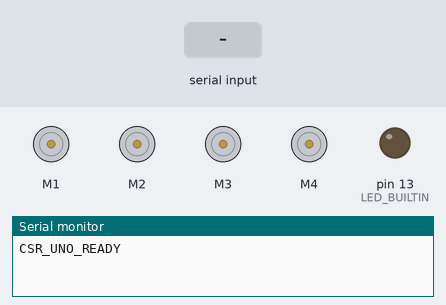
Bench run of a sketch on a simulated Arduino Uno, built with avr-gcc and run on an emulated ATmega328P. Parts: 4 × DC motor (green arrow = forward, orange = backward, longer = faster), output pins drawn as LEDs (lit = HIGH), the last lines printed to the serial monitor. The test bench sets the inputs (shaded band).

Above: at 1.3 s.
1.4 s: "1\n" received over Serial
At 1.63 s:
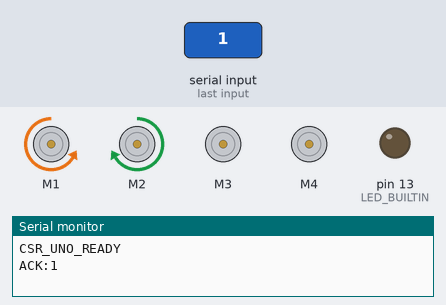
3.3 s: "2\n" received over Serial
At 3.53 s:
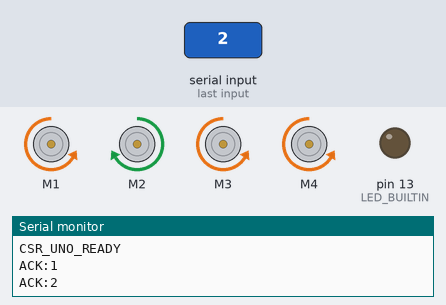
5.2 s: "3\n" received over Serial
At 5.43 s:
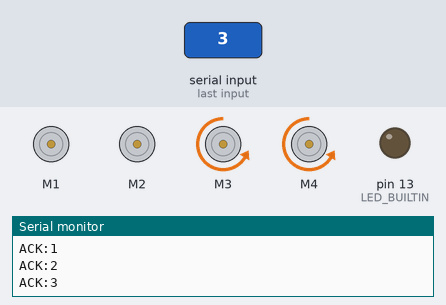
7.1 s: "4\n" received over Serial
At 7.33 s:
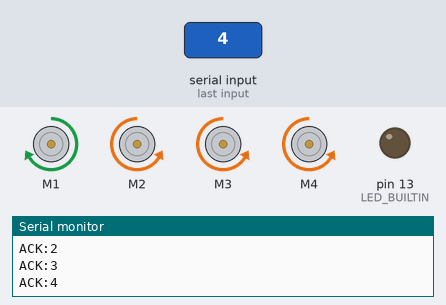
9.0 s: "5\n" received over Serial
At 10.0 s:
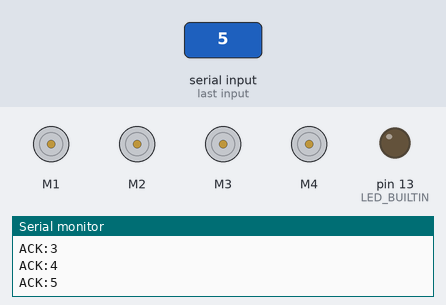
10.5 s: "6\n" received over Serial
At 10.73 s:
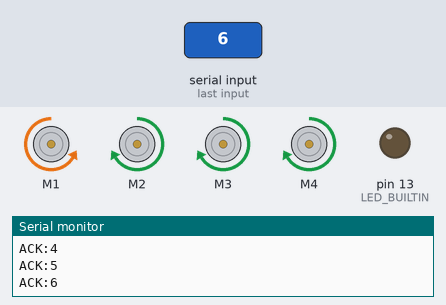
Timing chart, 0 to 13.4 s (numbered marks = the images above; inputs shaded):
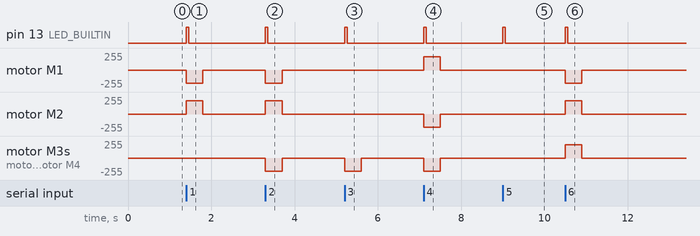

Measured:
- after the input at 1.4 s, pin 13 (LED_BUILTIN): LOW → HIGH at once, → LOW 0.06 s later; motor M1: stopped → backward 200/255 at once, → stopped 0.40 s later; motor M2: stopped → forward 200/255 at once, → stopped 0.40 s later
- after the input at 3.3 s, pin 13 (LED_BUILTIN): LOW → HIGH at once, → LOW 0.06 s later; motor M1, motor M3, motor M4: stopped → backward 200/255 at once, → stopped 0.40 s later; motor M2: stopped → forward 200/255 at once, → stopped 0.40 s later
- after the input at 5.2 s, pin 13 (LED_BUILTIN): LOW → HIGH at once, → LOW 0.06 s later; motor M3, motor M4: stopped → backward 200/255 at once, → stopped 0.40 s later
- after the input at 7.1 s, pin 13 (LED_BUILTIN): LOW → HIGH at once, → LOW 0.06 s later; motor M1: stopped → forward 200/255 at once, → stopped 0.40 s later; motor M2–4: stopped → backward 200/255 at once, → stopped 0.40 s later
- after the input at 9.0 s, pin 13 (LED_BUILTIN): LOW → HIGH at once, → LOW 0.06 s later
- after the input at 10.5 s, pin 13 (LED_BUILTIN): LOW → HIGH at once, → LOW 0.06 s later; motor M1: stopped → backward 200/255 at once, → stopped 0.40 s later; motor M2–4: stopped → forward 200/255 at once, → stopped 0.40 s later

The sketch:

c002_uno_baseline.ino
```cpp
#include <Tyler_1.h>

static const unsigned long SERIAL_BAUD = 115200UL;
static const unsigned long COMMAND_TIMEOUT_MS = 400UL;
static const unsigned long LED_PULSE_MS = 60UL;

Tyler_1 tyler_1(1, 0, 1, 1, 200, 255, 255, 255);

unsigned long lastCommandAtMs = 0;
unsigned long ledOffAtMs = 0;
bool motionCommandActive = false;

bool isSupportedCommand(char command) {
  switch (command) {
    case '1':
    case '2':
    case '3':
    case '4':
    case '5':
    case '6':
    case '7':
    case '8':
    case '9':
      return true;
    default:
      return false;
  }
}

void pulseStatusLed() {
  digitalWrite(LED_BUILTIN, HIGH);
  ledOffAtMs = millis() + LED_PULSE_MS;
}

void updateStatusLed() {
  if (ledOffAtMs != 0 && (long)(millis() - ledOffAtMs) >= 0) {
    digitalWrite(LED_BUILTIN, LOW);
    ledOffAtMs = 0;
  }
}

void applyManualCommand(char command) {
  switch (command) {
    case '8':
      tyler_1.forward();
      motionCommandActive = true;
      break;
    case '2':
      tyler_1.backward();
      motionCommandActive = true;
      break;
    case '4':
      tyler_1.turnL();
      motionCommandActive = true;
      break;
    case '6':
      tyler_1.turnR();
      motionCommandActive = true;
      break;
    case '5':
      tyler_1.stop();
      motionCommandActive = false;
      break;
    case '7':
      tyler_1.forwardL();
      motionCommandActive = true;
      break;
    case '9':
      tyler_1.forwardR();
      motionCommandActive = true;
      break;
    case '1':
      tyler_1.backwardR();
      motionCommandActive = true;
      break;
    case '3':
      tyler_1.backwardL();
      motionCommandActive = true;
      break;
  }
}

void reportValidCommand(char command) {
  Serial.print(F("ACK:"));
  Serial.println(command);
  pulseStatusLed();
}

void reportInvalidCommand(char command) {
  Serial.print(F("ERR:"));
  Serial.println(command);
}

void pollUsbSerial() {
  while (Serial.available() > 0) {
    char incomingChar = (char)Serial.read();

    if (incomingChar == '\r' || incomingChar == '\n') {
      continue;
    }

    if (!isSupportedCommand(incomingChar)) {
      reportInvalidCommand(incomingChar);
      continue;
    }

    applyManualCommand(incomingChar);
    lastCommandAtMs = millis();
    reportValidCommand(incomingChar);
  }
}

void enforceCommandTimeout() {
  if (!motionCommandActive) {
    return;
  }

  if (millis() - lastCommandAtMs > COMMAND_TIMEOUT_MS) {
    tyler_1.stop();
    motionCommandActive = false;
  }
}

void setup() {
  pinMode(LED_BUILTIN, OUTPUT);
  digitalWrite(LED_BUILTIN, LOW);

  Serial.begin(SERIAL_BAUD);
  delay(100);

  tyler_1.stop();
  lastCommandAtMs = millis();

  Serial.println(F("CSR_UNO_READY"));
}

void loop() {
  pollUsbSerial();
  enforceCommandTimeout();
  updateStatusLed();
}
```
